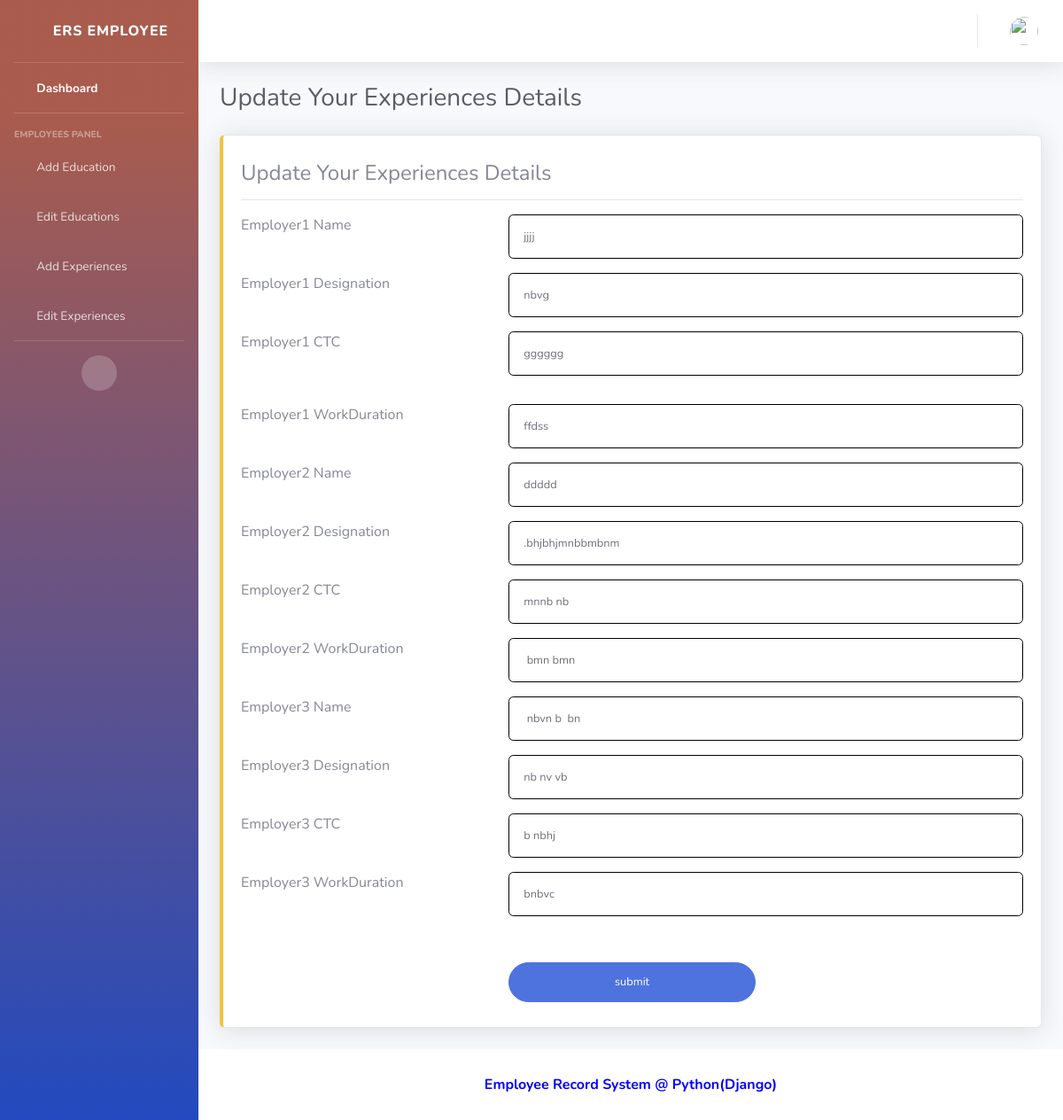
Page /ViewEmpExperience/7/ on the committed database.
### ersapp/models.py (models this page shows)
class empexperience(models.Model):
    empid = models.ForeignKey(CustomUser, on_delete=models.CASCADE, null=True, blank=True)
    Employer1Name =models.CharField(max_length=200,default="0")
    Employer1Designation = models.CharField(max_length=200,default="0")
    Employer1CTC = models.CharField(max_length=200,default="0")
    Employer1WorkDuration =models.CharField(max_length=200,default="0")
    Employer2Name =models.CharField(max_length=200,default="0")
    Employer2Designation =models.CharField(max_length=200,default="0")
    Employer2CTC =models.CharField(max_length=200,default="0")
    Employer2WorkDuration =models.CharField(max_length=200,default="0")
    Employer3Name =models.CharField(max_length=200,default="0")
    Employer3Designation =models.CharField(max_length=200,default="0")
    Employer3CTC =models.CharField(max_length=200,default="0")
    Employer3WorkDuration =models.CharField(max_length=200,default="0")
    creationdate = models.DateTimeField(auto_now_add=True)

### employeerecord/adminviews.py (the view)
# urls.py: path('ViewEmpExperience/<int:admin_id>/', adminviews.VIEW_EMP_EXPERIENCE, name='view_emp_experience'),
def VIEW_EMP_EXPERIENCE(request, admin_id):
    try:
        emp_exp = empexperience.objects.get(empid=admin_id)
        context = {"emp_exp": emp_exp}
        return render(request, 'admin/emp_experience_view.html', context)
    except ObjectDoesNotExist:
        messages.error(request, "Experience data does not exist for the provided ID.")
        return redirect('all_employees')

### templates/admin/emp_experience_view.html (shortened to what this page needs)
{% extends 'base.html' %}
{% block content %}
{% load static %}
<div class="container-fluid">
    <div class="d-sm-flex align-items-center justify-content-between mb-4">
        <h1 class="h3 mb-0 text-gray-800">Update Your Experiences Details</h1>
    </div>
    <div class="row">
        <div class="col-xl-12 col-md-6 mb-4">
            <div class="card border-left-warning shadow h-100 py-2">
                <div class="card-body">
                    <h4 class="card-title">Update Your Experiences Details</h4>
         <hr>
<form class="user" method="post" action="{% url 'update_emp_experience' %}">
  <div class="row">
    <div class="col-4 mb-3">Employer1 Name</div>
       <div class="col-8 mb-3">   <input type="text" class="form-control form-control-user" id="Employer1Name" name="Employer1Name" aria-describedby="emailHelp" value="{{emp_exp.Employer1Name}}"></div>
        </div>
        <div class="row">
          <div class="col-4 mb-3">Employer1 Designation </div>
         <div class="col-8 mb-3">  <input type="text" class="form-control form-control-user" id="Employer1Designation" name="Employer1Designation" aria-describedby="emailHelp" value="{{emp_exp.Employer1Designation}}"></div>
         </div>
        <div class="row">
        <div class="col-4 mb-3">Employer1 CTC </div>
        <div class="col-8 mb-3">
          <input type="text" class="form-control form-control-user" id="Employer1CTC" name="Employer1CTC" aria-describedby="emailHelp" value="{{emp_exp.Employer1CTC}}"></div>
        </div>
        <div class="row">
          <div class="col-4 mb-3">Employer1 WorkDuration</div>
         <div class="col-8 mb-3">
          <input type="text" class="form-control form-control-user" id="Employer1WorkDuration" name="Employer1WorkDuration" aria-describedby="emailHelp" value="{{emp_exp.Employer1WorkDuration}}">
        </div></div>
        <div class="row">
    <div class="col-4 mb-3">Employer2 Name</div>
       <div class="col-8 mb-3">   <input type="text" class="form-control form-control-user" id="Employer2Name" name="Employer2Name" aria-describedby="emailHelp" value="{{emp_exp.Employer2Name}}"></div>
        </div>
        <div class="row">
          <div class="col-4 mb-3">Employer2 Designation </div>
         <div class="col-8 mb-3">  <input type="text" class="form-control form-control-user" id="Employer2Designation" name="Employer2Designation" aria-describedby="emailHelp" value="{{emp_exp.Employer2Designation}}"></div>
         </div>
        <div class="row">
        <div class="col-4 mb-3">Employer2 CTC </div>
        <div class="col-8 mb-3">
          <input type="text" class="form-control form-control-user" id="Employer2CTC" name="Employer2CTC" aria-describedby="emailHelp" value="{{emp_exp.Employer2CTC}}"></div>
        </div>
        <div class="row">
          <div class="col-4 mb-3">Employer2 WorkDuration</div>
         <div class="col-8 mb-3">
          <input type="text" class="form-control form-control-user" id="Employer2WorkDuration" name="Employer2WorkDuration" aria-describedby="emailHelp" value="{{emp_exp.Employer2WorkDuration}}">
        </div></div>
        <div class="row">
    <div class="col-4 mb-3">Employer3 Name</div>
       <div class="col-8 mb-3">   <input type="text" class="form-control form-control-user" id="Employer3Name" name="Employer3Name" aria-describedby="emailHelp" value="{{emp_exp.Employer3Name}}"></div>
        </div>
        <div class="row">
          <div class="col-4 mb-3">Employer3 Designation </div>
         <div class="col-8 mb-3">  <input type="text" class="form-control form-control-user" id="Employer3Designation" name="Employer3Designation" aria-describedby="emailHelp" value="{{emp_exp.Employer3Designation}}"></div>
         </div>
        <div class="row">
        <div class="col-4 mb-3">Employer3 CTC </div>
        <div class="col-8 mb-3">
          <input type="text" class="form-control form-control-user" id="Employer3CTC" name="Employer3CTC" aria-describedby="emailHelp" value="{{emp_exp.Employer3CTC}}"></div>
        </div>
        <div class="row">
          <div class="col-4 mb-3">Employer3 WorkDuration</div>
         <div class="col-8 mb-3">
          <input type="text" class="form-control form-control-user" id="Employer3WorkDuration" name="Employer3WorkDuration" aria-describedby="emailHelp" value="{{emp_exp.Employer3WorkDuration}}">
        </div></div>
        <div class="row" style="margin-top:4%">
          <div class="col-4"></div>
          <div class="col-4">
          <input type="submit" name="submit"  value="submit" class="btn btn-primary btn-user btn-block">
        </div>
        </div>
     </form>
                </div>
            </div>
        </div>
    </div>
</div>
{% endblock %}

### rows in the picture
empexperience: Employer1Name "jjjj", Employer1Designation "nbvg", Employer1CTC "gggggg", Employer1WorkDuration "ffdss", Employer2Name "ddddd", Employer2Designation ".bhjbhjmnbbmbnm", Employer2CTC "mnnb nb", Employer2WorkDuration "bmn bmn", Employer3Name "nbvn b bn", Employer3Designation "nb nv vb", Employer3CTC "b nbhj", Employer3WorkDuration "bnbvc"
